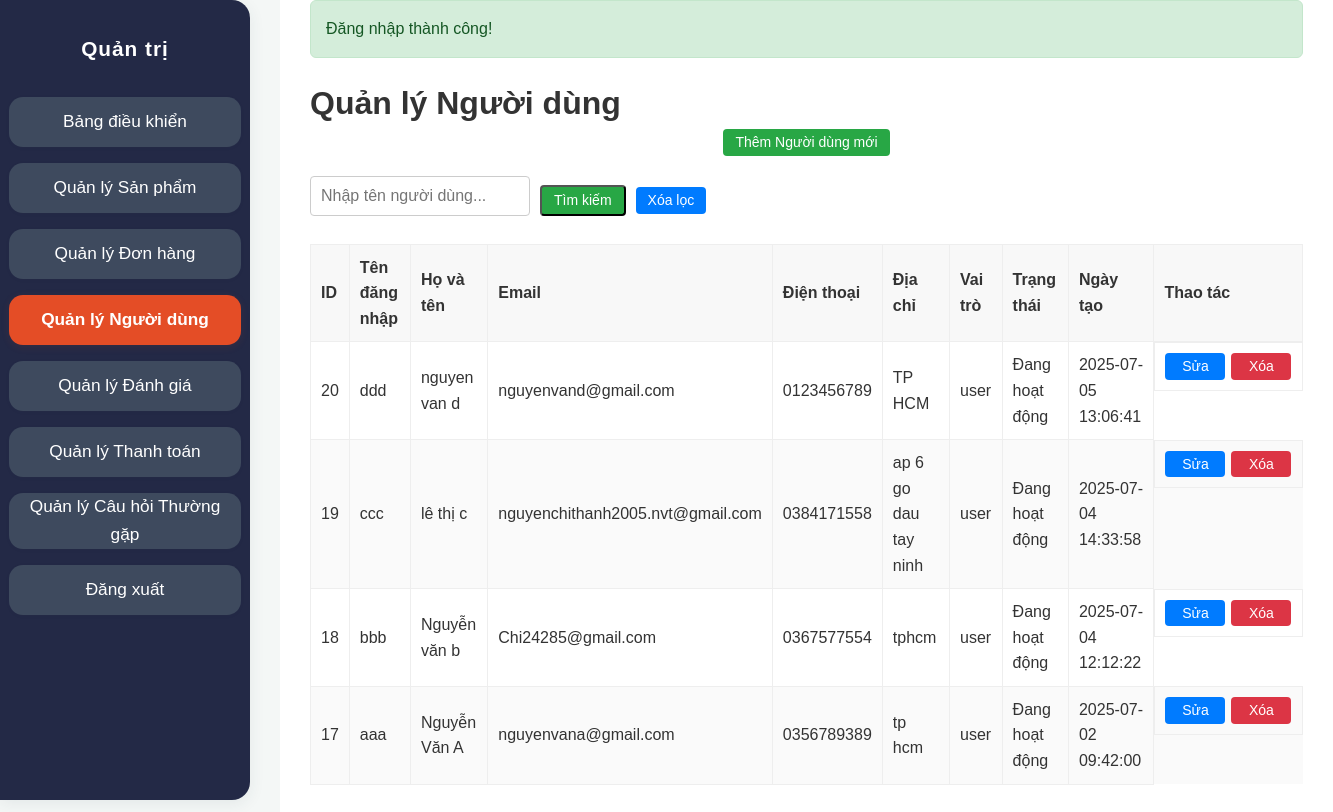
The app's page /ban-dien-thoai/admin/users.php (signed in) with its own data.
### tables this page shows
CREATE TABLE `users` (
  `id` int(11) NOT NULL,
  `username` varchar(50) NOT NULL,
  `name` varchar(100) NOT NULL,
  `email` varchar(100) NOT NULL,
  `password` varchar(255) NOT NULL,
  `phone` varchar(20) DEFAULT NULL,
  `address` text DEFAULT NULL,
  `role` enum('user','admin') DEFAULT 'user',
  `status` enum('active','inactive') DEFAULT 'active',
  `created_at` timestamp NOT NULL DEFAULT current_timestamp(),
  `updated_at` timestamp NOT NULL DEFAULT current_timestamp() ON UPDATE current_timestamp(),
  `reset_token` varchar(64) DEFAULT NULL,
  `reset_token_expires` datetime DEFAULT NULL
);

### ban-dien-thoai/admin/users.php (the view, shortened to what this page needs)
<?php
require_once '../config/database.php';
require_once '../includes/functions.php';
$user_status_vietnamese = [
    'active' => 'Đang hoạt động',
    'inactive' => 'Ngừng hoạt động',
    'pending' => 'Đang chờ kích hoạt',
    'banned' => 'Đã cấm'
];
$page_title = 'Quản lý Người dùng';
$search_name = isset($_GET['search_name']) ? trim($_GET['search_name']) : '';
$where = "WHERE role != 'admin'";
$params = [];
$types = '';
$sql = "SELECT * FROM users $where ORDER BY created_at DESC";
if (!empty($params)) {
    $stmt = $conn->prepare($sql);
    $stmt->bind_param($types, ...$params);
    $stmt->execute();
    $result_users = $stmt->get_result();
    $users = $result_users->fetch_all(MYSQLI_ASSOC);
    $stmt->close();
} else {
    $result_users = $conn->query($sql);
    $users = $result_users->fetch_all(MYSQLI_ASSOC);
}
?>
<!DOCTYPE html>
<html lang="vi">
<head>
    <link rel="stylesheet" href="../assets/css/style.css">
    <link rel="stylesheet" href="css/admin.css">
</head>
<body>
    <div class="admin-wrapper">
        <aside class="admin-sidebar">
            <h2>Quản trị</h2>
            <nav>
                <ul>
                    <?php $current_page = basename($_SERVER['PHP_SELF']); ?>
                    <li><a href="index.php" class="sidebar-link <?php echo ($current_page == 'index.php') ? 'active' : ''; ?>">Bảng điều khiển</a></li>
                    <li><a href="products.php" class="sidebar-link <?php echo ($current_page == 'products.php') ? 'active' : ''; ?>">Quản lý Sản phẩm</a></li>
                    <li><a href="orders.php" class="sidebar-link <?php echo ($current_page == 'orders.php') ? 'active' : ''; ?>">Quản lý Đơn hàng</a></li>
                    <li><a href="users.php" class="sidebar-link <?php echo ($current_page == 'users.php') ? 'active' : ''; ?>">Quản lý Người dùng</a></li>
                    <li><a href="reviews.php" class="sidebar-link <?php echo ($current_page == 'reviews.php') ? 'active' : ''; ?>">Quản lý Đánh giá</a></li>
                    <li><a href="online_payments.php" class="sidebar-link <?php echo ($current_page == 'online_payments.php') ? 'active' : ''; ?>">Quản lý Thanh toán</a></li>
                    <li><a href="faq_manage.php" class="sidebar-link <?php echo ($current_page == 'faq_manage.php') ? 'active' : ''; ?>">Quản lý Câu hỏi Thường gặp</a></li>
                    <li><a href="../logout.php" class="sidebar-link">Đăng xuất</a></li>
                </ul>
            </nav>
        </aside>
        <div class="admin-main-content">
            <main class="admin-content">
                <?php echo showMessage(); ?>
                <h1><?php echo $page_title; ?></h1>
                <div class="admin-actions" style="margin-bottom: 20px;">
                    <a href="user_add.php" class="admin-btn admin-btn-primary">Thêm Người dùng mới</a>
                </div>
                <div class="admin-search-bar" style="margin-bottom: 18px;">
                    <form method="get" action="users.php" style="display:flex;gap:10px;align-items:center;">
                        <input type="text" name="search_name" value="<?php echo htmlspecialchars($search_name); ?>" placeholder="Nhập tên người dùng..." class="admin-form-control" style="max-width:220px;">
                        <button type="submit" class="admin-btn admin-btn-primary">Tìm kiếm</button>
                        <a href="users.php" class="admin-btn admin-btn-secondary">Xóa lọc</a>
                    </form>
                </div>
                 <div class="admin-table-container">
                    <table class="admin-table">
                        <thead>
                            <tr>
                                <th>ID</th>
                                <th>Tên đăng nhập</th>
                                <th>Họ và tên</th>
                                <th>Email</th>
                                <th>Điện thoại</th>
                                <th>Địa chỉ</th>
                                <th>Vai trò</th>
                                <th>Trạng thái</th>
                                <th>Ngày tạo</th>
                                <th>Thao tác</th>
                            </tr>
                        </thead>
                        <tbody>
                            <?php if (!empty($users)): ?>
                                <?php foreach ($users as $user): ?>
                                    <tr>
                                        <td><?php echo $user['id']; ?></td>
                                        <td><?php echo htmlspecialchars($user['username']); ?></td>
                                        <td><?php echo htmlspecialchars($user['name']); ?></td>
                                        <td><?php echo htmlspecialchars($user['email']); ?></td>
                                        <td><?php echo htmlspecialchars($user['phone'] ?? ''); ?></td>
                                        <td><?php echo htmlspecialchars($user['address'] ?? ''); ?></td>
                                        <td><?php echo $user['role']; ?></td>
                                        <td><?php echo htmlspecialchars($user_status_vietnamese[$user['status']] ?? $user['status']); ?></td>
                                        <td><?php echo $user['created_at']; ?></td>
                                        <td class="admin-actions">
                                            <a href="user_edit.php?id=<?php echo $user['id']; ?>" class="admin-btn admin-btn-secondary">Sửa</a>
                                            <a href="user_delete.php?id=<?php echo $user['id']; ?>" class="admin-btn admin-btn-danger" onclick="return confirm('Bạn có chắc chắn muốn xóa người dùng này không?');">Xóa</a>
                                        </td>
                                    </tr>
                                <?php endforeach; ?>
                            <?php else: ?>
                                <tr>
                                    <td colspan="10">Không có người dùng nào (trừ admin).</td>
                                </tr>
                            <?php endif; ?>
                        </tbody>
                    </table>
                </div>
            </main>
        </div>
    </div>
</body>
</html>

### ban-dien-thoai/assets/css/style.css (style rules this page uses)
* { margin: 0; padding: 0; box-sizing: border-box; }
html { overflow-x: hidden; scroll-behavior: smooth; }
body { font-family: -apple-system, BlinkMacSystemFont, "Segoe UI", Roboto, Helvetica, Arial, sans-serif, "Apple Color Emoji", "Segoe UI Emoji", "Segoe UI Symbol"; line-height: 1.6; color: #333; background-color: #f8f9fa; display: flex; flex-direction: column; min-height: 100vh; padding-top: 70px; }
main { flex-grow: 1; padding: 20px 0; }
input, textarea, select { width: 100%; padding: 12px 15px; border: 1px solid #ccc; border-radius: 8px; font-size: 1rem; transition: border-color 0.3s, box-shadow 0.3s; box-sizing: border-box; }

### ban-dien-thoai/admin/css/admin.css (style rules this page uses)
body { background-color: #f4f7f6; margin: 0; font-family: Arial, sans-serif; padding: 0 !important; }
.admin-wrapper { display: flex; min-height: 100vh; }
.admin-sidebar { background: #232946; width: 250px; height: 100vh; position: fixed; left: 0; margin: 0; padding: 32px 0 0 0; display: flex; flex-direction: column; align-items: center; box-shadow: 0 4px 16px rgba(44,62,80,0.08); border-radius: 0 18px 18px 0; z-index: 1000; }
.admin-sidebar h2 { text-align: center; margin-bottom: 32px; color: #fff; font-size: 1.3rem; letter-spacing: 1px; font-weight: 700; }
.admin-sidebar nav ul { display: flex; flex-direction: column; gap: 16px; padding: 0; align-items: center; width: 100%; margin: 0; }
.admin-sidebar nav ul li { margin: 0; width: 100%; }
.sidebar-link { width: 95%; min-height: 50px; background: #3e4a5e; color: #fff; border-radius: 14px; display: flex; align-items: center; justify-content: center; font-size: 1.08rem; font-weight: 500; text-align: center; text-decoration: none; transition: background 0.2s, color 0.2s, box-shadow 0.2s; box-sizing: border-box; padding: 0 10px; margin: 0 auto; gap: 10px; box-shadow: 0 1px 4px rgba(44,62,80,0.04); }
.sidebar-link:hover, .sidebar-link.active { background: #e44d26; color: #fff; font-weight: bold; box-shadow: 0 2px 8px rgba(228,77,38,0.10); }
.admin-main-content { flex: 1; padding: 0 30px 30px 30px; background: #fff; min-height: 100vh; margin-left: 280px; }
.admin-table-container { overflow-x: auto; }
.admin-table { width: 100%; border-collapse: collapse; margin-bottom: 20px; }
.admin-table th, .admin-table td { border: 1px solid #eee; padding: 10px; text-align: left; }
.admin-table th { background: #f8f8f8; }
.admin-table tbody tr:nth-child(even) { background: #fafafa; }
.admin-actions { display: flex; gap: 6px; align-items: center; justify-content: center; }
.admin-actions a, .admin-btn { display: inline-block; margin: 0; min-width: 60px; text-align: center; font-size: 14px; padding: 5px 12px; border-radius: 4px; line-height: 1.2; }
.admin-btn-primary { background-color: #28a745; color: #fff !important; text-decoration: none !important; }
.admin-btn-secondary { background-color: #007bff; color: #fff !important; text-decoration: none !important; }
.admin-btn-danger { background-color: #dc3545; color: #fff !important; text-decoration: none !important; }
.admin-form-control, input, select, textarea { width: 100%; padding: 10px; border: 1px solid #ccc; border-radius: 4px; box-sizing: border-box; font-size: 1rem; margin-bottom: 10px; }
.admin-content { margin-top: 0 !important; padding-top: 0 !important; }

### records on screen
users: id "20", username "ddd", name "nguyen van d", email "nguyenvand@gmail.com", phone "0123456789", address "TP HCM", role "user", status "Đang hoạt động", created_at "2025-07-05 13:06:41"
users: id "19", username "ccc", name "lê thị c", email "nguyenchithanh2005.nvt@gmail.com", phone "0384171558", address "ap 6 go dau tay ninh", role "user", status "Đang hoạt động", created_at "2025-07-04 14:33:58"
users: id "18", username "bbb", name "Nguyễn văn b", email "Chi24285@gmail.com", phone "0367577554", address "tphcm", role "user", status "Đang hoạt động", created_at "2025-07-04 12:12:22"
users: id "17", username "aaa", name "Nguyễn Văn A", email "nguyenvana@gmail.com", phone "0356789389", address "tp hcm", role "user", status "Đang hoạt động", created_at "2025-07-02 09:42:00"

### other values on screen
$text "Đăng nhập thành công!"
$page_title "Quản lý Người dùng"
